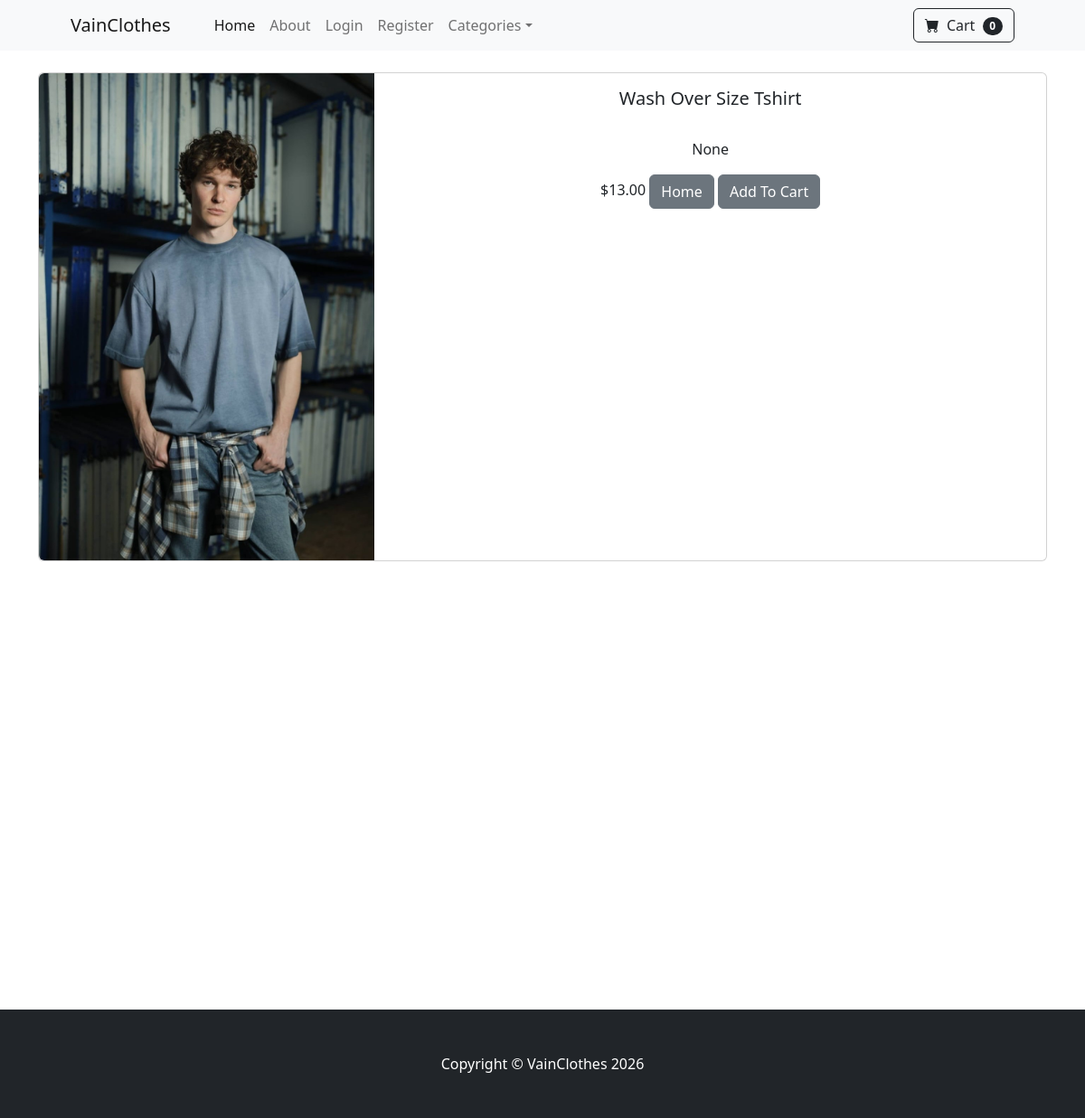
The page /vainclothes/product/9 on the database its author committed.
### vainclothes/models.py (models this page shows, shortened)
class Product(models.Model):
    name = models.CharField(max_length=100)
    price = models.DecimalField(default=0, decimal_places=2, max_digits=6)
    category = models.ForeignKey(Category, on_delete=models.CASCADE, default=1)
    description = models.CharField(max_length=250, default="", blank=True, null=True)
    image = models.ImageField(upload_to='uploads/product/')
    is_sale = models.BooleanField(default=False)
    sale_price = models.DecimalField(default=0, decimal_places=2, max_digits=6)

### vainclothes/views.py (the view)
# urls.py: path('product/<int:pk>', views.product, name='product'),
def product(request, pk):
    product = Product.objects.get(id=pk)
    return render(request, 'product.html', {'product': product})

### vainclothescart/cart.py (called while the page is built)
    def __len__(self):
        return len(self.cart)

### vainclothescart/context_processors.py (called while the page is built)
def cart(request):
    return {'cart': Cart(request)}

### vainclothes/templates/product.html (shortened to what this page needs)
{% extends 'base.html' %}
{% block content %}
<div class="container">
    <br/>
<div class="card mb-3">
  <div class="row g-0">
    <div class="col-md-4">
      <img src="{{ product.image.url }}" class="img-fluid rounded-start" alt="...">
    </div>
    <div class="col-md-8">
      <div class="card-body">
          <center>
        <h5 class="card-title">{{ product.name }}</h5>
          <br/>
        <p class="card-text justified">{{ product.description }}</p>
        {% if product.is_sale %}
              <div class="d-flex justify-content-center
                            small text-warning mb-2">
                <div class="bi-star-fill"></div>
                &nbsp;&nbsp;Sale!&nbsp;&nbsp;
                <div class="bi-star-fill"></div>
              </div>
              <strike>
                  ${{ product.price }}
              </strike>
              &nbsp;
              ${{ product.sale_price }}
              <p>Made in Turkey</p>
        {% else %}
            ${{ product.price }}
        {% endif %}
        <a href="{% url 'home' %}" class="btn btn-secondary">
            Home
        </a>
        <button type="button" value="{{ product.id }}" class="btn btn-secondary" id = 'add-cart'>
            Add To Cart
        </button>
            </center>
      </div>
    </div>
  </div>
</div>
<br/><br/><br/><br/><br/><br/><br/><br/><br/><br/>
<br/><br/><br/><br/><br/><br/><br/><br/><br/><br/>
</div>
{% endblock %}

### rows shown on the page
Product: image (picture), name "Wash Over Size Tshirt", description "None", price "13.00"

### other values the page prints
{{ cart|length }} "0"
